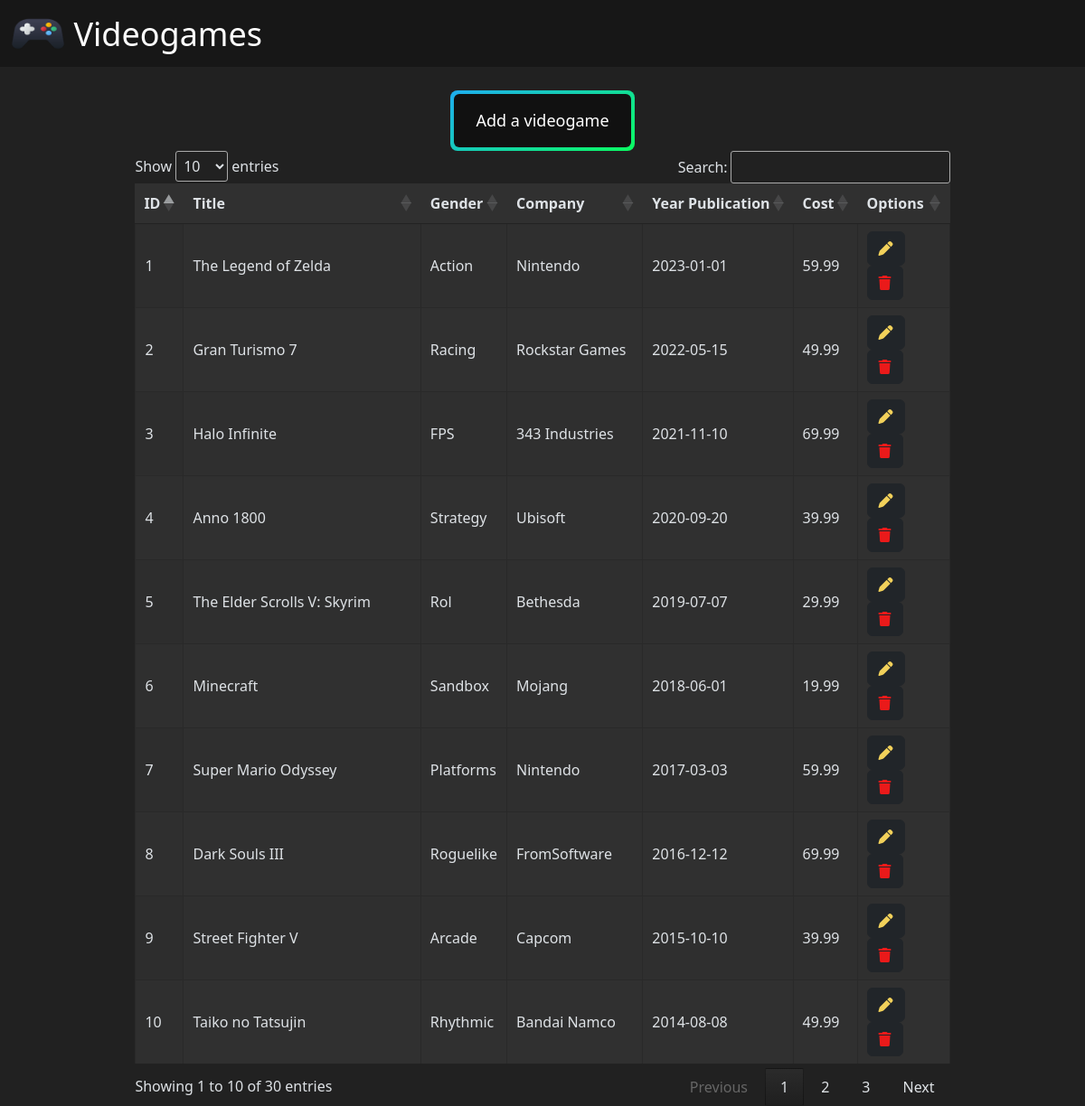
The page / on the database its author committed.
### tables this page shows
CREATE TABLE `videogames` (
  `id` int(11) NOT NULL,
  `title` varchar(255) NOT NULL,
  `gender` enum('Action','Rhythmic','Aventure','Arcade','Racing','Sports','FPS','Strategy','Platforms','Roguelike','Sandbox','Rol') NOT NULL,
  `company` enum('2K Boston','343 Industries','Alexey Pajitnov','Arkane Studios','Asobo Studio','Nintendo','Rockstar Games','Riot Games','Bandai Namco','Bethesda','BioWare','Blizzard','Bluepoint Games','Bungie','Capcom','Mojang','Santamonica','Konami','miHoyo','Ubisoft','FromSoftware','Valve') NOT NULL,
  `release_date` date NOT NULL,
  `total_cost` decimal(10,2) NOT NULL
);

### Logic.php (called while the page is built, shortened)
<?php require_once ("Conection.php");
class Logic{
    private $conection;
    public function __construct(){
        $this->conection = new Conection();
    }
    function getGame()
    {
        try {
            $conn = $this->conection->getConnection();
            $select = "SELECT * FROM videogames";
            $result = $conn->query($select);
            return $result;
        } catch (\PDOException $e) {
            echo "<script>console.log('\Get failed:');</script>" . $e->getMessage();
            return null;
        }
    }
}
?>

### index.php (the view, shortened to what this page needs)
<?php include('header.php'); ?>
<?php require_once("Logic.php"); ?>
<?php $data = new Logic(); ?>
<header>
    <nav class="navbar bg-body-tertiary">
        <div class="container-fluid">
            <a class="navbar-brand" href="#">
                <img src="img/control.png" alt="Logo" width="60" height="48" class="d-inline-block align-text-top">
                Videogames
            </a>
        </div>
    </nav>
</header>
<button type="button" class="btn-btn_primary" data-bs-toggle="modal" data-bs-target="#insertGameModal">
    <span class="btn-btn_span">Add a videogame</span>
</button>
<table id="myTable" class="display cell-border table_content">
    <thead>
        <tr>
            <th>ID</th>
            <th>Title</th>
            <th>Gender</th>
            <th>Company</th>
            <th>Year Publication</th>
            <th>Cost</th>
            <th>Options</th>
        </tr>
    </thead>
    <tbody>
        <?php
        try {
            $result = $data->getGame();
            foreach ($result as $videogame) { ?>
                <tr>
                    <td><?php echo $videogame["id"]; ?></td>
                    <td><?php echo $videogame["title"]; ?></td>
                    <td><?php echo $videogame["gender"]; ?></td>
                    <td><?php echo $videogame["company"]; ?></td>
                    <td><?php echo $videogame["release_date"]; ?></td>
                    <td><?php echo $videogame["total_cost"]; ?></td>
                    <td>
                        <button class="btn btn-dark updateButton" data-bs-toggle="modal" data-bs-target="#updateGameModal-<?php echo $videogame["id"]; ?>">
                            <i class="fa-solid fa-pen" style="color: #f2d15a;"></i>
                        </button>
                        <button class="btn btn-dark deleteButton" data-bs-toggle="modal" data-bs-target="#deleteGameModal-<?php echo $videogame["id"]; ?>">
                            <i class="fa-solid fa-trash" style="color: #ea1a1a;"></i>
                        </button>
                    </td>
                </tr>
                </div>
        <?php   }
        } catch (PDOException $e) {
            echo "Query failed: " . $e->getMessage();
        }
        ?>
<?php include('footer.php'); ?>

### header.php (shortened to what this page needs)
<!DOCTYPE html>
<html lang="en" data-bs-theme="dark">
<head>
    <link href="https://cdn.jsdelivr.net/npm/bootstrap@5.3.2/dist/css/bootstrap.min.css" rel="stylesheet">
    <link rel="stylesheet" href="https://cdn.datatables.net/1.13.6/css/jquery.dataTables.min.css">
    <link rel="stylesheet" href="styles.css?v=<?php echo time(); ?>">
    <link rel="stylesheet" href="https://cdnjs.cloudflare.com/ajax/libs/font-awesome/6.6.0/css/all.min.css">
</head>
<body>
    <div id="container">

### footer.php (shortened to what this page needs)
</body>
</html>

### styles.css (style rules this page uses)
* { margin: 0px; padding: 0px; }
html { size: 100px; }
body { width: 100vw; height: 100vh; display: flex; flex-direction: column; background-color: #212121; }
header { height: 100px; width: 100%; margin: 0px; color: #fff; top: 50px; }
header:first-child { display: flex; flex-direction: column; text-align: center; line-height: 100%; }
.bg-body-tertiary { background-color: #171717 !important; }
.navbar-brand { font-size: 36px !important; }
#container { display: flex; flex-direction: column; align-items: center; justify-content: center; width: 100%; }
.btn-btn_primary { border: 0; background-image: linear-gradient( 150deg, #1EADF0, #0AFB60 ) !important; border-radius: 8px !important; color: #fff !important; display: flex !important; font-size: 18px !important; font-style: inherit; padding: 4px !important; cursor: pointer !important; transition: .3s !important; }
.btn-btn_span { background-color: #111; padding: 16px 24px; border-radius: 6px; transition: .3s; }
.cell-border { border-color: #fff; }
.table_content { width: 100%; background-color: #303030; }

### rows shown on the page
videogames: id "1", title "The Legend of Zelda", gender "Action", company "Nintendo", release_date "2023-01-01", total_cost "59.99"
videogames: id "2", title "Gran Turismo 7", gender "Racing", company "Rockstar Games", release_date "2022-05-15", total_cost "49.99"
videogames: id "3", title "Halo Infinite", gender "FPS", company "343 Industries", release_date "2021-11-10", total_cost "69.99"
videogames: id "4", title "Anno 1800", gender "Strategy", company "Ubisoft", release_date "2020-09-20", total_cost "39.99"
videogames: id "5", title "The Elder Scrolls V: Skyrim", gender "Rol", company "Bethesda", release_date "2019-07-07", total_cost "29.99"
videogames: id "6", title "Minecraft", gender "Sandbox", company "Mojang", release_date "2018-06-01", total_cost "19.99"
videogames: id "7", title "Super Mario Odyssey", gender "Platforms", company "Nintendo", release_date "2017-03-03", total_cost "59.99"
videogames: id "8", title "Dark Souls III", gender "Roguelike", company "FromSoftware", release_date "2016-12-12", total_cost "69.99"
videogames: id "9", title "Street Fighter V", gender "Arcade", company "Capcom", release_date "2015-10-10", total_cost "39.99"
videogames: id "10", title "Taiko no Tatsujin", gender "Rhythmic", company "Bandai Namco", release_date "2014-08-08", total_cost "49.99"
